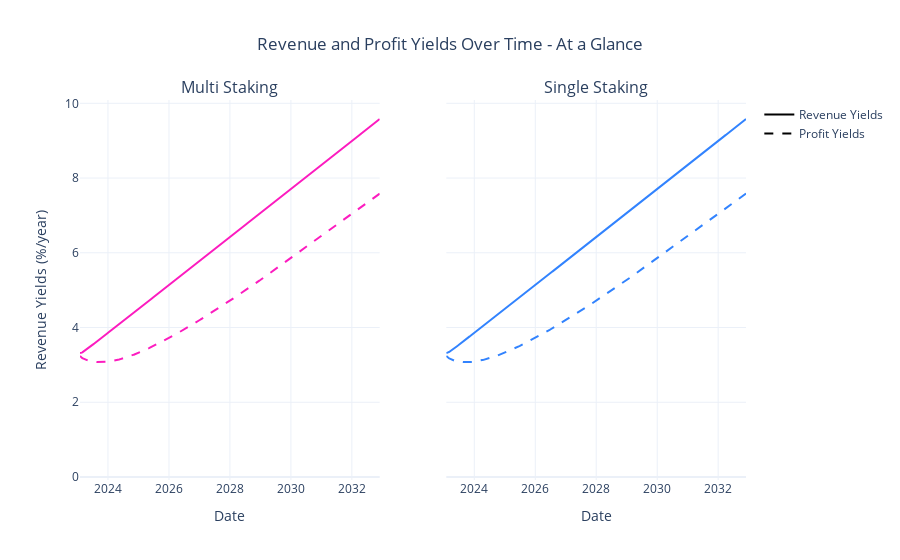

Notebook source saved alongside this figure:
### Code cell
visualizations.plot_yields_per_staking_mode(
    df_2b,
    subplot_titles=['Multi Staking', 'Single Staking']
)

### Figure 1 — Plotly figure (JSON) as saved in the notebook; plotly's stock layout.template omitted (floating-point values rounded to 4 significant figures; data arrays with more than 128 entries replaced by an {"elided": "..."} marker saying what was removed)
{"data": [{"line": {"color": "#FC1CBF"}, "name": "Revenue Yields", "showlegend": false, "type": "scatter", "x": {"elided": "1028 str values"}, "xaxis": "x", "y": {"elided": "514 float values"}, "yaxis": "y"}, {"line": {"color": "#FC1CBF", "dash": "dash"}, "name": "Profit Yields", "showlegend": false, "type": "scatter", "x": {"elided": "1028 str values"}, "xaxis": "x", "y": {"elided": "514 float values"}, "yaxis": "y"}, {"line": {"color": "#3283FE"}, "name": "Revenue Yields", "showlegend": false, "type": "scatter", "x": {"elided": "1028 str values"}, "xaxis": "x2", "y": {"elided": "514 float values"}, "yaxis": "y2"}, {"line": {"color": "#3283FE", "dash": "dash"}, "name": "Profit Yields", "showlegend": false, "type": "scatter", "x": {"elided": "1028 str values"}, "xaxis": "x2", "y": {"elided": "514 float values"}, "yaxis": "y2"}, {"line": {"color": "black"}, "mode": "lines", "name": "Revenue Yields", "type": "scatter", "x": {"elided": "1028 str values"}, "y": [null]}, {"line": {"color": "black", "dash": "dash"}, "mode": "lines", "name": "Profit Yields", "type": "scatter", "x": {"elided": "1028 str values"}, "y": [null]}], "layout": {"annotations": [{"font": {"size": 16}, "showarrow": false, "text": "Multi Staking", "x": 0.225, "xanchor": "center", "xref": "paper", "y": 1, "yanchor": "bottom", "yref": "paper"}, {"font": {"size": 16}, "showarrow": false, "text": "Single Staking", "x": 0.775, "xanchor": "center", "xref": "paper", "y": 1, "yanchor": "bottom", "yref": "paper"}], "hovermode": "x", "legend": {"title": {"text": ""}}, "shapes": [{"line": {"color": "red", "dash": "dashdot", "width": 6}, "type": "line", "x0": ["2023-01-30T17:36:21.283746"], "x1": [1985362581283746000], "xref": "x", "y0": 0, "y1": 0, "yref": "y"}, {"line": {"color": "red", "dash": "dashdot", "width": 6}, "type": "line", "x0": ["2023-01-30T17:36:21.283746"], "x1": [1985362581283746000], "xref": "x2", "y0": 0, "y1": 0, "yref": "y2"}], "title": {"text": "Revenue and Profit Yields Over Time - At a Glance"}, "xaxis": {"anchor": "y", "domain": [0, 0.45], "title": {"text": "Date"}}, "xaxis2": {"anchor": "y2", "domain": [0.55, 1], "title": {"text": "Date"}}, "yaxis": {"anchor": "x", "domain": [0, 1], "title": {"text": "Revenue Yields (%/year)"}}, "yaxis2": {"anchor": "x2", "domain": [0, 1], "matches": "y", "showticklabels": false}}}
